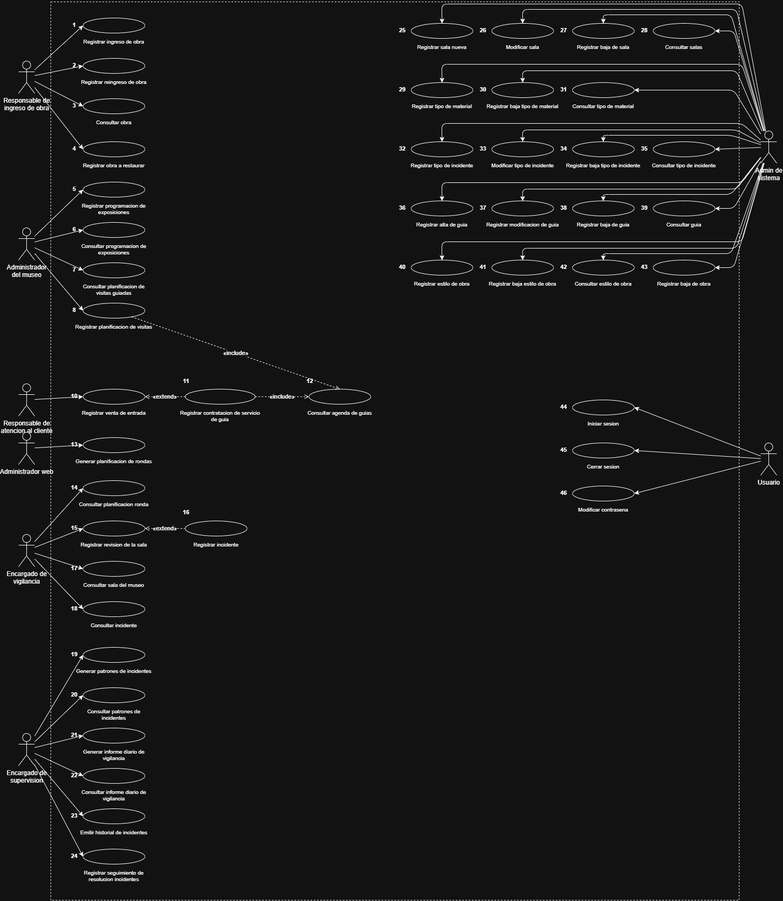
#> input picture scripts_y_notas/page9_new_dcu.png, 783 x 901 px, shrunk from 1456 x 1675 before the run, found by its file name
$ python calc_usuario_coords.py
#> lines starting #> are read from the running program, lines starting #| are printed output that depends on the picture
from PIL import Image

im = Image.open('scripts_y_notas/page9_new_dcu.png')
#> im is the input picture: PIL image 783x901 RGB; min 0, max 255, mean 23
w, h = im.size
#> w = 783; h = 901
print("DCU image size:", w, h)
#| DCU image size: 783 901

# Coordinates from drawio for Usuario:
# [x=1410, y=840, w=30, h=60] 'Usuario'
# [x=1032, y=764, w=24, h=18] '43' Iniciar sesion
# [x=1032, y=844, w=24, h=18] '44' Cerrar sesion
# [x=1032, y=924, w=24, h=18] '45' Modificar contrasena

# DrawIO dimensions are roughly: w ~1500, h ~1700
# So Usuario is around:
# X: 950 to 1450 (which is right side, center ~1200 / 1455 = 82% of width)
# Y: 720 to 1000 (which is middle height, center ~860 / 1675 = 51% of height)

# If scale = 2.4:
# center of image is (50%, 50%).
# Target is around x = 82%, y = 51%.
# Offset from center: dx = 82% - 50% = +32%, dy = 51% - 50% = +1%.
# So translate should be: translate(-32% * scale, -1% * scale) or translate(-something, ...)

for tx, ty, s in [
    (-26, 0, 2.3),
    (-28, -2, 2.4),
    (-25, 2, 2.2)
]:
    # Let's crop what this transform sees in a container of ratio 0.869
    # Crop center: x_center = w/2 - (tx/100)*w, y_center = h/2 - (ty/100)*h
    # at scale s, viewport is w/s, h/s
    vw = w / s
    vh = h / s
    cx = w/2 - (tx / 100.0) * w
    cy = h/2 - (ty / 100.0) * h
    box = (int(cx - vw/2), int(cy - vh/2), int(cx + vw/2), int(cy + vh/2))
    crop = im.crop(box)
    crop.save(f'scripts_y_notas/test_crop_usuario_{s}_{tx}.png')
    print(f"Saved crop for s={s}, tx={tx}, ty={ty}, box={box}")
#> this loop made 3 passes
#> pass 1, `crop = im.crop(box)`:
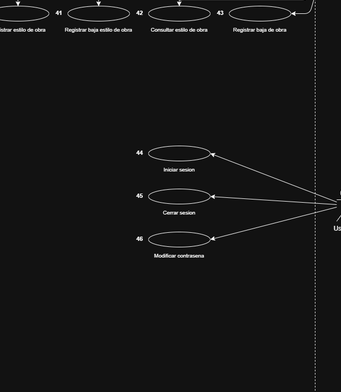
#> crop: PIL image 341x392 RGB; min 0, max 255, mean 20.7
#> pass 2, `crop = im.crop(box)`:
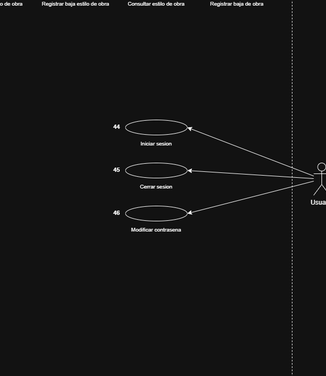
#> crop: PIL image 326x376 RGB; min 0, max 255, mean 20.3
#> pass 3, `crop = im.crop(box)`:
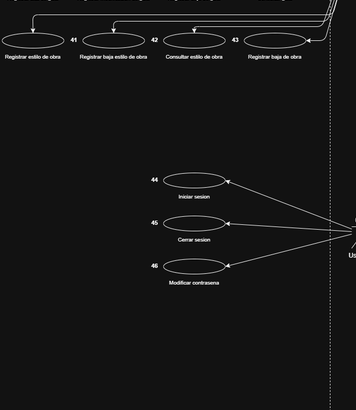
#> crop: PIL image 356x410 RGB; min 0, max 255, mean 21.2
